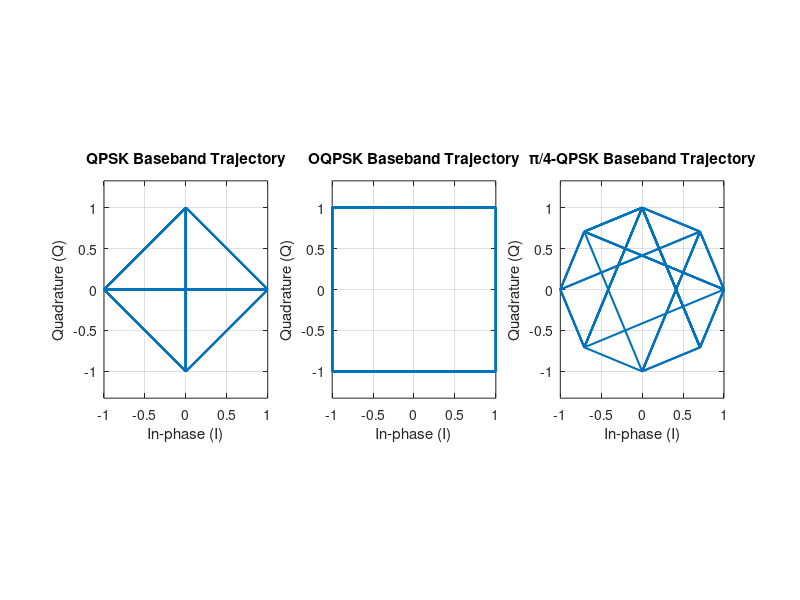

This figure's MATLAB source:
clc; clear; close all;

% Parameters
numSymbols = 50;         % Number of symbols
Fs = 100;                % Samples per symbol (even number)
Ts = 1;                  % Symbol duration
t = linspace(0, Ts, Fs); % Time vector for 1 symbol

% Define phase mappings
angles_qpsk = [0, pi/2, pi, 3*pi/2];
angles_pi4 = [pi/4, 3*pi/4, 5*pi/4, 7*pi/4];

% Generate random bits
bits = randi([0 1], numSymbols, 2);  % Each symbol: 2 bits
symbols = 2 * bits(:,1) + bits(:,2); % Convert bit pairs to symbol indices

%% QPSK
phase_qpsk = [];
for i = 1:numSymbols
    phi = angles_qpsk(symbols(i)+1);
    phase_qpsk = [phase_qpsk, repmat(phi, 1, Fs)];
end
I_qpsk = cos(phase_qpsk);
Q_qpsk = sin(phase_qpsk);

%% OQPSK - Corrected realization with half-symbol delay and rectangular pulses
I_bits = 2 * bits(:,1) - 1;  % Map 0->-1, 1->+1
Q_bits = 2 * bits(:,2) - 1;

pulse = ones(1, Fs);  % Rectangular pulse shape

% Construct I channel (no delay)
I_oqpsk = [];
for i = 1:length(I_bits)
    I_oqpsk = [I_oqpsk, I_bits(i)*pulse];
end

% Construct Q channel (delayed by half symbol)
Q_oqpsk = [zeros(1, Fs/2)]; % half symbol delay (Fs/2 samples)
for i = 1:length(Q_bits)
    Q_oqpsk = [Q_oqpsk, Q_bits(i)*pulse];
end
Q_oqpsk = Q_oqpsk(1:length(I_oqpsk));  % Trim to same length as I

% Normalize amplitude (optional)
I_oqpsk = I_oqpsk / max(abs(I_oqpsk));
Q_oqpsk = Q_oqpsk / max(abs(Q_oqpsk));

%% π/4-QPSK
phase_pi4 = 0;
phase_vec = [];
for i = 1:numSymbols
    dphi = angles_pi4(symbols(i)+1);  % Phase increment
    phase_pi4 = mod(phase_pi4 + dphi, 2*pi);  % Keep phase bounded
    phase_vec = [phase_vec, repmat(phase_pi4, 1, Fs)];
end
I_pi4 = cos(phase_vec);
Q_pi4 = sin(phase_vec);

%% Plot Baseband Trajectories
figure('Position', [100, 100, 1200, 400]);

subplot(1, 3, 1);
plot(I_qpsk, Q_qpsk, 'LineWidth', 1.5);
title('QPSK Baseband Trajectory', 'FontSize', 11);
xlabel('In-phase (I)', 'FontSize', 11);
ylabel('Quadrature (Q)', 'FontSize', 11);
axis equal; grid on;

subplot(1, 3, 2);
plot(I_oqpsk, Q_oqpsk, 'LineWidth', 1.5);
title('OQPSK Baseband Trajectory', 'FontSize', 11);
xlabel('In-phase (I)', 'FontSize', 11);
ylabel('Quadrature (Q)', 'FontSize', 11);
axis equal; grid on;

subplot(1, 3, 3);
plot(I_pi4, Q_pi4, 'LineWidth', 1.5);
title('\pi/4-QPSK Baseband Trajectory', 'FontSize', 11);
xlabel('In-phase (I)', 'FontSize', 11);
ylabel('Quadrature (Q)', 'FontSize', 11);
axis equal; grid on;

% Save the figure as EPS
print('-depsc2', 'baseband_trajectories_comparison.eps');
